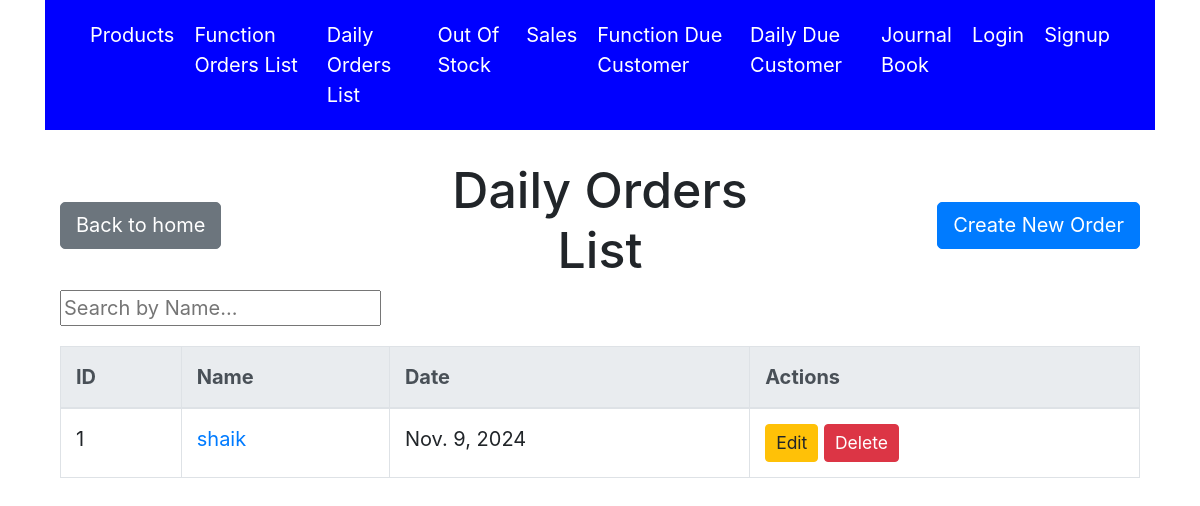
The app's page /orders/, older data.
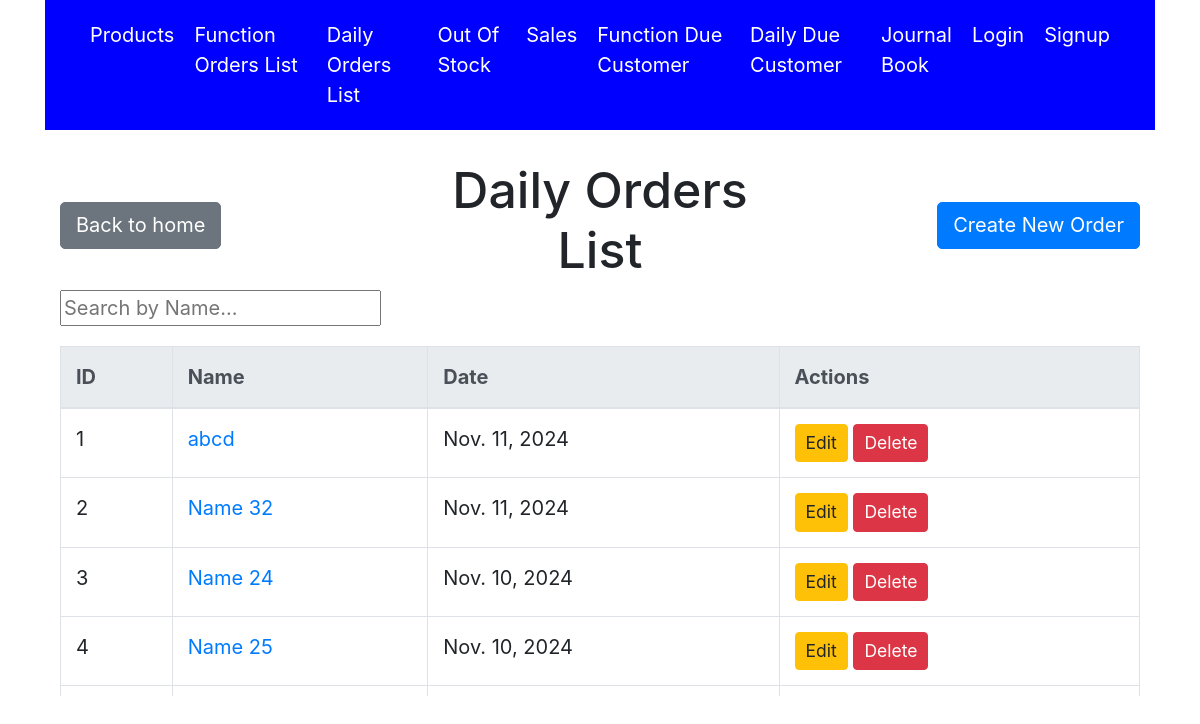
The same page, newer data.
### accounts/models.py (models this page shows, shortened)
class Orders(models.Model):
    name = models.CharField(max_length=255)
    date = models.DateField(default=timezone.now)
    is_function = models.BooleanField(default=True)

### accounts/views.py (the view)
# urls.py: path('orders/', views.orders_list, name='orders_list'),
def orders_list(request):
    orders = Orders.objects.filter(is_function=False).order_by('-date')  # '-' before 'date' indicates descending order
    query = request.GET.get('q', '')  # Get the search query from GET parameters
    if query:
        orders_list = Orders.objects.filter(name__istartswith=query).order_by('name')  # Filter by query
    else:
        orders_list = Orders.objects.all().order_by('name')  # Get all products if no query
    return render(request, 'orders_list.html', {'orders': orders, 'orders_list' : orders_list})

### accounts/templates/orders_list.html (shortened to what this page needs)
{% extends 'base.html' %}
{% block content %}
<head>
    <link rel="stylesheet" href="https://maxcdn.bootstrapcdn.com/bootstrap/4.5.2/css/bootstrap.min.css">
</head>
<body class="container">
    <div class="row align-items-center mt-4">
        <div class="col text-left">
            <a href="{% url 'home' %}" class="btn btn-secondary">Back to home</a>
        </div>
        <div class="col text-center">
            <h1>Daily Orders List</h1>
        </div>
        <div class="col text-right">
            <a href="{% url 'orders_create' %}?is_function=false" class="btn btn-primary">Create New Order</a>
        </div>
    </div>
    <div class="search-form mb-3">
        <input type="text" id="productSearch" placeholder="Search by Name..." onkeyup="searchProducts()">
    </div>
    <div class="table-wrapper">
        <table class="table table-bordered">
            <thead class="thead-light">
                <tr>
                    <th>ID</th>
                    <th>Name</th>
                    <th>Date</th>
                    <th>Actions</th>
                </tr>
            </thead>
            <tbody id="ordersTableBody">
                {% for order in orders %}
                    <tr class="order-item">
                        <td>{{ forloop.counter }}</td>
                        <td><a href="{% url 'orders_detail' order.id %}">{{ order.name }}</a></td>
                        <td>{{ order.date }}</td>
                        <td>
                            <a href="{% url 'orders_update' order.id %}" class="btn btn-warning btn-sm">Edit</a>
                            <form action="{% url 'orders_delete' order.id %}" method="POST" style="display:inline;">
                                <button type="submit" class="btn btn-danger btn-sm">Delete</button>
                            </form>
                        </td>
                    </tr>
                {% endfor %}
            </tbody>
        </table>
    </div>
</body>
{% endblock %}

### accounts/templates/base.html (shortened to what this page needs)
<!DOCTYPE html>
<html lang="en">
<head>
    <link href="https://stackpath.bootstrapcdn.com/bootstrap/4.5.2/css/bootstrap.min.css" rel="stylesheet">
</head>
<body>
    <nav class="navbar navbar-expand-lg navbar-light">
        <div class="container">
            <div class="collapse navbar-collapse" id="navbarNav">
                <ul class="navbar-nav ml-auto">
                    <li class="nav-item"><a class="nav-link" href="{% url 'product_list' %}">Products</a></li>
                    <li class="nav-item"><a class="nav-link" href="{% url 'function_orders_list' %}">Function Orders List</a></li>
                    <li class="nav-item"><a class="nav-link" href="{% url 'orders_list' %}">Daily Orders List</a></li>
                    <li class="nav-item"><a class="nav-link" href="{% url 'out_of_stock_products' %}">Out Of Stock</a></li>
                    <li class="nav-item"><a class="nav-link" href="{% url 'sales_summary' %}">Sales</a></li>
                    <li class="nav-item"><a class="nav-link" href="{% url 'function_debt_customer_list' %}?is_function=True">Function Due Customer</a></li>
                    <li class="nav-item"><a class="nav-link" href="{% url 'daily_debt_customer_list' %}?is_function=False">Daily Due Customer</a></li>
                    <li class="nav-item"><a class="nav-link" href="{% url 'journal_list' %}">Journal Book</a></li>
                    {% if user.is_authenticated %}
                        <li class="nav-item"><a class="nav-link" href="{% url 'logout' %}">Logout</a></li>
                    {% else %}
                        <li class="nav-item"><a class="nav-link" href="{% url 'login' %}">Login</a></li>
                        <li class="nav-item"><a class="nav-link" href="{% url 'signup' %}">Signup</a></li>
                    {% endif %}
                </ul>
            </div>
        </div>
    </nav>
    <div class="container">
        <div class="main-content">
            {% block content %}{% endblock %}
        </div>
    </div>
</body>
</html>

### accounts/templates/base.html (style rules this page uses)
html, body { height: 100%; margin: 0; font-size: 20px; }
.navbar { background-color: blue; }
.navbar a { color: #ffffff !important; }

### accounts/templates/orders_list.html (style rules this page uses)
.table-wrapper { overflow-y: auto; max-height: 350px; display: block; position: relative; }

Row changes from the older to the newer data that the page shows:
removed Orders: name "shaik", date "Nov. 9, 2024"
added Orders: name "abcd", date "Nov. 11, 2024"
added Orders: name "Name 32", date "Nov. 11, 2024"
added Orders: name "Name 24", date "Nov. 10, 2024"
added Orders: name "Name 25", date "Nov. 10, 2024"
